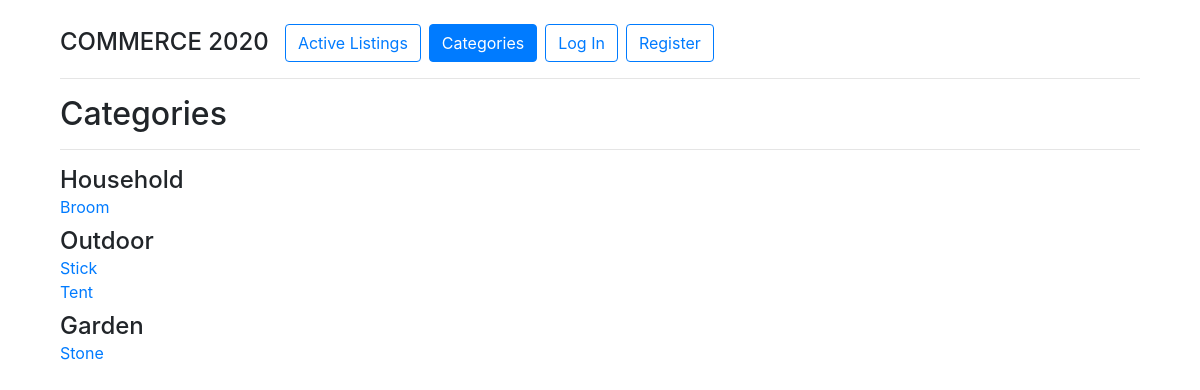
/categories, run on an earlier commit of the app's database.
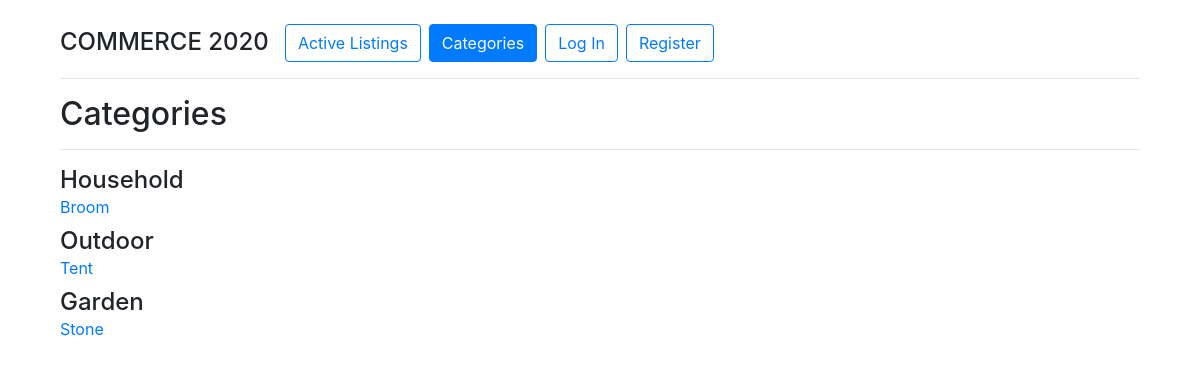
And on a later commit of the database.
### auctions/models.py (models this page shows, shortened)
class Category(models.Model):
    category = models.CharField(max_length=64)

class Listing(models.Model):
    title = models.CharField(max_length=64, unique=True)
    description = models.CharField(max_length=512)
    imgurl = models.CharField(max_length=128)
    start_price = models.DecimalField(max_digits=12, decimal_places=2)
    closed = models.BooleanField(default=False, editable=False)
    bids = models.ManyToManyField('Bid', blank=True, related_name='listing_bids')
    user = models.ForeignKey(User, on_delete=models.CASCADE, null=True)
    category = models.ForeignKey(Category, on_delete=models.CASCADE)

### auctions/views.py (the view)
# urls.py: path("categories", views.categories, name="categories")
def categories(request):
    template = 'auctions/categories.html'
    categories = Category.objects.all()
    categories_id = Listing.objects.order_by().values('category').distinct()
    listings = Listing.objects.all()
    return render(request, template, {
        'categories_id': categories_id,
        'categories': categories,
        'listings': listings,
    })

### auctions/context_processors.py (called while the page is built)
def get_current_year_to_context(request):
    current_datetime = datetime.datetime.now()
    return {
        'current_year': current_datetime.year
    }

def get_listings_count_to_context(request):
    return {
        "listings_count": Listing.objects.all().count()
    }

### auctions/templates/auctions/categories.html (shortened to what this page needs)
{% extends 'auctions/layout.html' %}
{% block body %}
    <h2>Categories</h2>
    <hr>
    {% for item in categories_id %}
        {% for category in categories %}
            {% if category.id == item.category %}
                <h4 class="mb-0 mt-2">{{ category.category }}</h4>
                {% for listing in listings %}
                    {% if listing.category.id == category.id%}
                        <a class="mt-0" href="/listings/{{ listing.id }}">{{ listing.title }}</a> <br>
                    {% endif %}
                {% endfor %}
            {% endif %}
        {% endfor %}
    {% endfor %}
{% endblock %}

What changed in the data, as far as the page shows it:
removed Listing: title "Stick", shown under Category "Outdoor"
